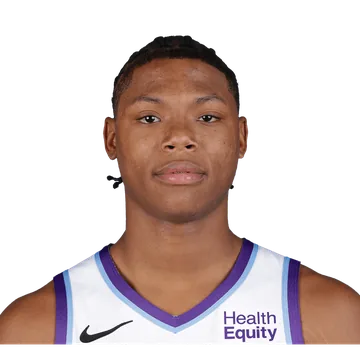
#> input picture assets/players/ace-bailey.webp, 360 x 360 px; its folder holds only this picture in this run
$ python make-portrait.py ../assets/players/ace-bailey.webp ../assets/players/aday-mara.webp
#> lines starting #> are read from the running program, lines starting #| are printed output that depends on the picture
#> in main, raw is the input picture: PIL image 360x360 RGBA; mean R, G, B, A 72.3, 57.1, 54.4, 105.8
#!/usr/bin/env python3
"""Turns a raw portrait photo into assets/players/<id>.webp: background removed, face scaled to the
same size and position as every other portrait, 600x600.
Usage: python3 tools/make-portrait.py <photo> <player-id>
Needs: pip install rembg onnxruntime opencv-python-headless pillow numpy"""
import sys
import cv2
import numpy as np
from PIL import Image
from rembg import remove, new_session

FACE_W = 0.44   # face width as a share of the frame (median of the existing portraits by this detector)
FACE_TOP = 0.147  # top of the detected face box, as a share of the frame height; every head lines up here
HEAD_GAP = 0.04  # only used when no face is found
SIZE = 600

def face_box(im):
    rgb = Image.new('RGB', im.size, (128, 128, 128))
#> rgb: PIL image 360x360 RGB; every value is 128
    rgb.paste(im, mask=im.split()[3])
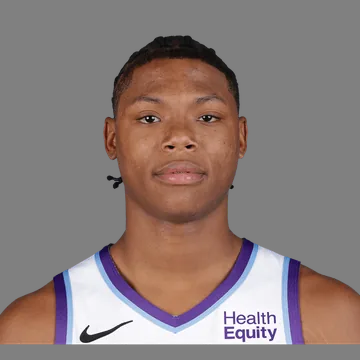
#> rgb: PIL image 360x360 RGB; mean R, G, B 140.1, 125.5, 122.6
    gray = cv2.cvtColor(np.array(rgb), cv2.COLOR_RGB2GRAY)
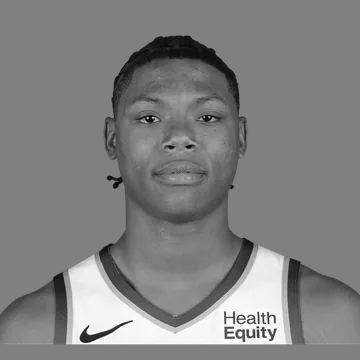
#> gray: shape (360, 360); min 2, max 255, mean 129.5
    import os
    xml = os.path.join(cv2.data.haarcascades, 'haarcascade_frontalface_default.xml')
    if not os.path.exists(xml):
        xml = os.path.join(os.path.dirname(os.path.abspath(__file__)), 'haarcascade_frontalface_default.xml')
    det = cv2.CascadeClassifier(xml)
    f = det.detectMultiScale(gray, 1.1, 5, minSize=(int(im.width * 0.15),) * 2)
#> f = [[106, 65, 147, 147]]
    if not len(f):
        return None
    return max(f, key=lambda r: r[2])

SESSION = None
def main(src, pid, outdir='assets/players'):
    global SESSION
    raw = Image.open(src)
    if raw.mode in ('RGBA', 'LA', 'P') and np.array(raw.convert('RGBA'))[:, :, 3].min() == 0 \
            and (np.array(raw.convert('RGBA'))[:, :, 3] == 0).mean() > 0.05:
        cut = raw.convert('RGBA')   # already cut out: keep its own transparency
    else:
        im = raw.convert('RGB')
        SESSION = SESSION or new_session('u2net')
        cut = remove(im, session=SESSION).convert('RGBA')
    box = face_box(cut)
#> box = [106, 65, 147, 147]
    if box is None:
        alpha = np.array(cut)[:, :, 3]
        ys, xs = np.where(alpha > 128)
        side = max(int((xs.max() - xs.min()) * 1.1), 1)
        left = (xs.min() + xs.max()) / 2 - side / 2
        top = ys.min() - HEAD_GAP * side
        canvas = Image.new('RGBA', (side, side), (0, 0, 0, 0))
        canvas.paste(cut, (int(-left), int(-top)))
        crop = canvas
        print('no face found, framed on the cut-out')
    else:
        x, y, w, h = [int(v) for v in box]
#> x = 106; y = 65; w = 147; h = 147
        side = w / FACE_W
#> side = 334.1
        left = x + w / 2 - side / 2
#> left = 12.45
        # faces line up on FACE_TOP; tall hair above the frame is simply cropped off
        # if the photo ends above the frame's bottom, zoom in a little (down to 75%) so no empty strip is left
        fit = (cut.height - y) / (1 - FACE_TOP)
#> fit = 345.8
        if fit < side:
            side = max(fit, side * 0.75)
            left = x + w / 2 - side / 2
        top = y - FACE_TOP * side
#> top = 15.89
        canvas = Image.new('RGBA', (int(side), int(side)), (0, 0, 0, 0))
#> canvas: PIL image 334x334 RGBA; every value is 0
        canvas.paste(cut, (int(-left), int(-top)))
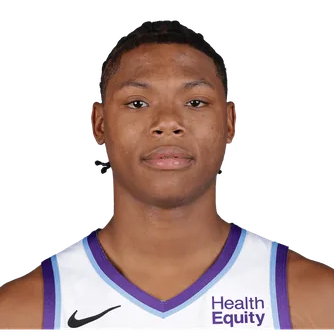
#> canvas: PIL image 334x334 RGBA; mean R, G, B, A 79.9, 63, 60.1, 120.2; transparent parts drawn white
        crop = canvas
    out = crop.resize((SIZE, SIZE), Image.LANCZOS)
    path = '%s/%s.webp' % (outdir, pid)
    out.save(path, 'WEBP', quality=85, method=6, exact=True)
    print('saved', path)

if __name__ == '__main__':
    main(sys.argv[1], sys.argv[2], *(sys.argv[3:4]))

$ run again, on assets/players/alpha-diallo.webp
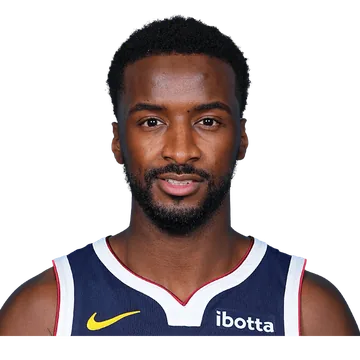
#> input picture assets/players/alpha-diallo.webp, 360 x 360 px
#> in main, raw is the input picture: PIL image 360x360 RGBA; mean R, G, B, A 47.3, 37.2, 37.6, 107.5
#> in face_box, `gray = cv2.cvtColor(np.array(rgb), cv2.COLOR_RGB2GRAY)`:
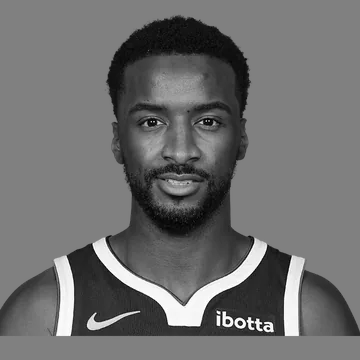
#> gray: shape (360, 360); min 0, max 255, mean 110.7
#> f = [[111, 67, 138, 138]]
#> box = [111, 67, 138, 138]
#> x = 111; y = 67; w = 138
#> side = 313.6
#> left = 23.18
#> fit = 343.5
#> top = 20.9
#> in main, `canvas.paste(cut, (int(-left), int(-top)))`:
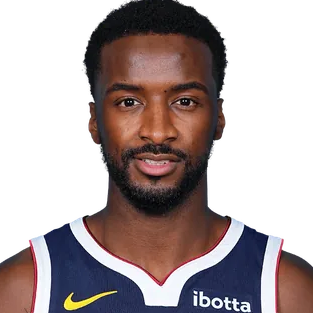
#> canvas: PIL image 313x313 RGBA; mean R, G, B, A 57.7, 45.4, 45.8, 135.3; transparent parts drawn white

$ run again, on assets/players/amen-thompson.webp
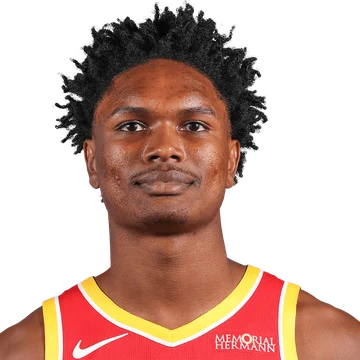
#> input picture assets/players/amen-thompson.webp, 360 x 360 px
#> in main, raw is the input picture: PIL image 360x360 RGBA; mean R, G, B, A 83.6, 52.1, 41.3, 128.3
#> in face_box, `gray = cv2.cvtColor(np.array(rgb), cv2.COLOR_RGB2GRAY)`:
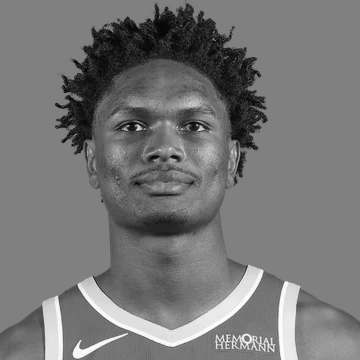
#> gray: shape (360, 360); min 0, max 255, mean 118.1
#> f = [[74, 55, 180, 180]]
#> box = [74, 55, 180, 180]
#> x = 74; y = 55; w = 180
#> in main, `side = w / FACE_W`: side = 409.1
#> in main, `left = x + w / 2 - side / 2`: left = -40.55
#> fit = 357.6
#> in main, `left = x + w / 2 - side / 2`: left = -14.78
#> top = 2.44
#> in main, `canvas.paste(cut, (int(-left), int(-top)))`:
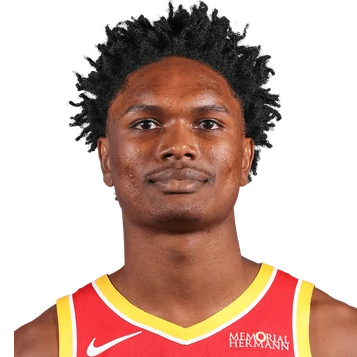
#> canvas: PIL image 357x357 RGBA; mean R, G, B, A 83.2, 51.9, 41.1, 128.3; transparent parts drawn white

$ run again, on assets/players/angelo-musi.png
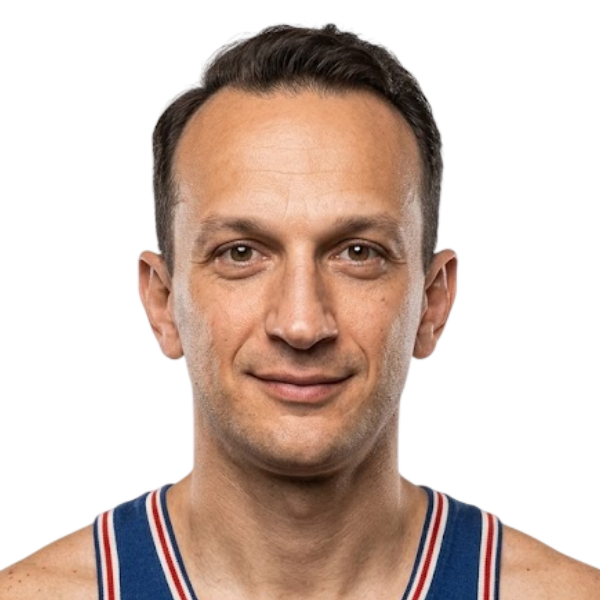
#> input picture assets/players/angelo-musi.png, 600 x 600 px
#> in main, raw is the input picture: PIL image 600x600 RGBA; mean R, G, B, A 78.1, 58.9, 49.4, 119.8
#> in face_box, `gray = cv2.cvtColor(np.array(rgb), cv2.COLOR_RGB2GRAY)`:
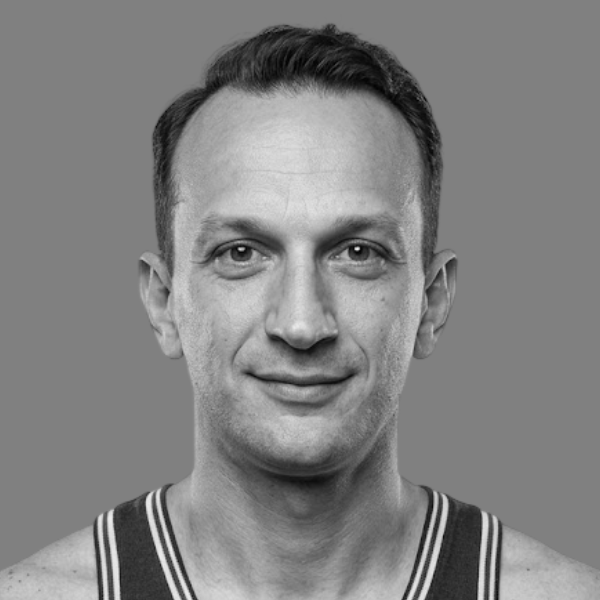
#> gray: shape (600, 600); min 2, max 236, mean 130
#> f = [[126, 119, 346, 346]]
#> box = [126, 119, 346, 346]
#> x = 126; y = 119; w = 346
#> in main, `side = w / FACE_W`: side = 786.4
#> in main, `left = x + w / 2 - side / 2`: left = -94.18
#> fit = 563.9
#> in main, `side = max(fit, side * 0.75)`: side = 589.8
#> in main, `left = x + w / 2 - side / 2`: left = 4.11
#> top = 32.3
#> in main, `canvas.paste(cut, (int(-left), int(-top)))`:
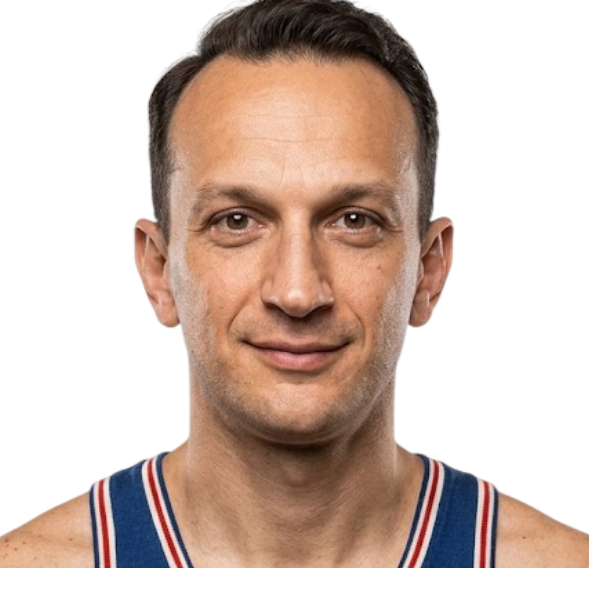
#> canvas: PIL image 589x589 RGBA; mean R, G, B, A 80.6, 60.8, 51, 123.8; transparent parts drawn white
